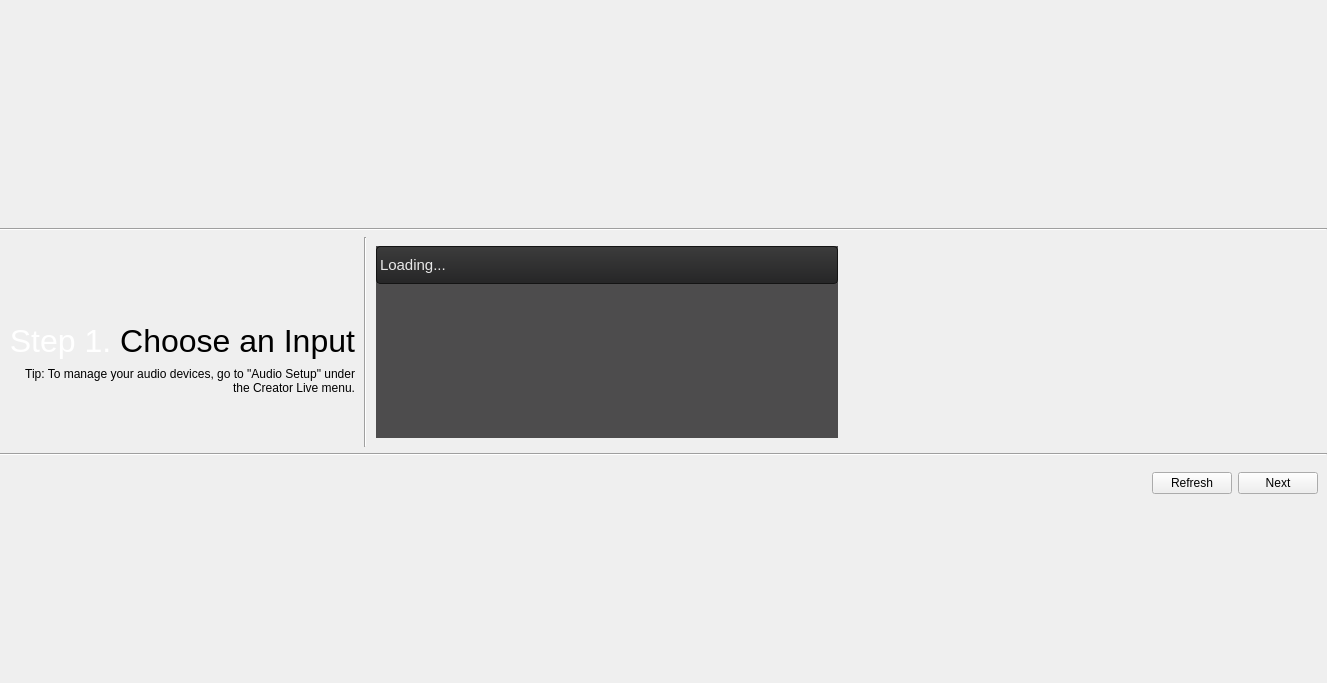
<?xml version="1.0" encoding="UTF-8"?>
<ui version="4.0">
 <class>Frame</class>
 <widget class="QFrame" name="Frame">
  <property name="geometry">
   <rect>
    <x>0</x>
    <y>0</y>
    <width>1327</width>
    <height>683</height>
   </rect>
  </property>
  <property name="minimumSize">
   <size>
    <width>0</width>
    <height>300</height>
   </size>
  </property>
  <property name="windowTitle">
   <string>Frame</string>
  </property>
  <property name="styleSheet">
   <string notr="true"/>
  </property>
  <property name="frameShape">
   <enum>QFrame::NoFrame</enum>
  </property>
  <property name="frameShadow">
   <enum>QFrame::Plain</enum>
  </property>
  <layout class="QGridLayout" name="gridLayout">
   <property name="leftMargin">
    <number>0</number>
   </property>
   <property name="rightMargin">
    <number>0</number>
   </property>
   <property name="horizontalSpacing">
    <number>0</number>
   </property>
   <item row="6" column="0" colspan="6">
    <widget class="Line" name="line">
     <property name="orientation">
      <enum>Qt::Horizontal</enum>
     </property>
    </widget>
   </item>
   <item row="5" column="0">
    <widget class="QWidget" name="Awidget" native="true">
     <layout class="QGridLayout" name="gridLayout_2">
      <item row="2" column="0">
       <widget class="QLabel" name="label_4">
        <property name="minimumSize">
         <size>
          <width>0</width>
          <height>38</height>
         </size>
        </property>
        <property name="maximumSize">
         <size>
          <width>16777215</width>
          <height>38</height>
         </size>
        </property>
        <property name="text">
         <string>&lt;html&gt;&lt;head/&gt;&lt;body&gt;&lt;p&gt;&lt;span style=&quot; font-size:24pt; color:#ffffff;&quot;&gt;Step 1. &lt;/span&gt;&lt;span style=&quot; font-size:24pt; color:#000000;&quot;&gt;Choose an Input&lt;/span&gt;&lt;/p&gt;&lt;/body&gt;&lt;/html&gt;</string>
        </property>
        <property name="alignment">
         <set>Qt::AlignRight|Qt::AlignTrailing|Qt::AlignVCenter</set>
        </property>
       </widget>
      </item>
      <item row="3" column="0">
       <widget class="QLabel" name="label_5">
        <property name="minimumSize">
         <size>
          <width>0</width>
          <height>64</height>
         </size>
        </property>
        <property name="maximumSize">
         <size>
          <width>16777215</width>
          <height>64</height>
         </size>
        </property>
        <property name="text">
         <string>Tip: To manage your audio devices, go to &quot;Audio Setup&quot; under the Creator Live menu.</string>
        </property>
        <property name="alignment">
         <set>Qt::AlignRight|Qt::AlignTop|Qt::AlignTrailing</set>
        </property>
        <property name="wordWrap">
         <bool>true</bool>
        </property>
       </widget>
      </item>
      <item row="1" column="0">
       <widget class="QLabel" name="label_2">
        <property name="minimumSize">
         <size>
          <width>0</width>
          <height>64</height>
         </size>
        </property>
        <property name="maximumSize">
         <size>
          <width>16777215</width>
          <height>64</height>
         </size>
        </property>
        <property name="text">
         <string/>
        </property>
       </widget>
      </item>
      <item row="0" column="0">
       <spacer name="verticalSpacer_3">
        <property name="orientation">
         <enum>Qt::Vertical</enum>
        </property>
        <property name="sizeHint" stdset="0">
         <size>
          <width>20</width>
          <height>0</height>
         </size>
        </property>
       </spacer>
      </item>
      <item row="4" column="0">
       <spacer name="verticalSpacer_4">
        <property name="orientation">
         <enum>Qt::Vertical</enum>
        </property>
        <property name="sizeHint" stdset="0">
         <size>
          <width>20</width>
          <height>0</height>
         </size>
        </property>
       </spacer>
      </item>
     </layout>
    </widget>
   </item>
   <item row="5" column="3">
    <widget class="QWidget" name="Bwidget" native="true">
     <property name="sizePolicy">
      <sizepolicy hsizetype="Expanding" vsizetype="Preferred">
       <horstretch>0</horstretch>
       <verstretch>0</verstretch>
      </sizepolicy>
     </property>
     <property name="minimumSize">
      <size>
       <width>0</width>
       <height>200</height>
      </size>
     </property>
     <property name="maximumSize">
      <size>
       <width>16777215</width>
       <height>500</height>
      </size>
     </property>
     <layout class="QVBoxLayout" name="verticalLayout">
      <item>
       <spacer name="verticalSpacer_5">
        <property name="orientation">
         <enum>Qt::Vertical</enum>
        </property>
        <property name="sizeHint" stdset="0">
         <size>
          <width>20</width>
          <height>0</height>
         </size>
        </property>
       </spacer>
      </item>
      <item>
       <widget class="QListWidget" name="input_combo">
        <property name="sizePolicy">
         <sizepolicy hsizetype="Expanding" vsizetype="Maximum">
          <horstretch>0</horstretch>
          <verstretch>0</verstretch>
         </sizepolicy>
        </property>
        <property name="font">
         <font>
          <pointsize>11</pointsize>
         </font>
        </property>
        <property name="styleSheet">
         <string notr="true">* {
background-color: #4d4c4d;
spacing: 0px;
font-color: black;
}

QListWidget {
   alignment: center;
   spacing: 23;
}

QListWidget::item {
   height: 36px;
   border: 1px solid #141414;
   border-radius: 4px;
   background-color: qlineargradient(x1: 0, y1: 0, x2: 0, y2: 1, stop: 0 #3c3c3c, stop: 1 #262627);
    color: #e8e8e8;
}

QListWidget::item::selected {
background-color: #5b5a5b
}


QListWidget::item::hover {
   background-color: #5b5a5b;
}</string>
        </property>
        <property name="frameShape">
         <enum>QFrame::NoFrame</enum>
        </property>
        <property name="frameShadow">
         <enum>QFrame::Plain</enum>
        </property>
        <property name="resizeMode">
         <enum>QListView::Fixed</enum>
        </property>
        <property name="spacing">
         <number>3</number>
        </property>
        <property name="selectionRectVisible">
         <bool>false</bool>
        </property>
        <item>
         <property name="text">
          <string>Loading...</string>
         </property>
        </item>
       </widget>
      </item>
      <item>
       <spacer name="verticalSpacer_6">
        <property name="orientation">
         <enum>Qt::Vertical</enum>
        </property>
        <property name="sizeHint" stdset="0">
         <size>
          <width>20</width>
          <height>0</height>
         </size>
        </property>
       </spacer>
      </item>
     </layout>
    </widget>
   </item>
   <item row="2" column="0" colspan="2">
    <spacer name="verticalSpacer_2">
     <property name="orientation">
      <enum>Qt::Vertical</enum>
     </property>
     <property name="sizeHint" stdset="0">
      <size>
       <width>20</width>
       <height>40</height>
      </size>
     </property>
    </spacer>
   </item>
   <item row="8" column="0" colspan="2">
    <spacer name="verticalSpacer">
     <property name="orientation">
      <enum>Qt::Vertical</enum>
     </property>
     <property name="sizeHint" stdset="0">
      <size>
       <width>20</width>
       <height>40</height>
      </size>
     </property>
    </spacer>
   </item>
   <item row="3" column="0" colspan="2">
    <widget class="QWidget" name="widget" native="true">
     <property name="minimumSize">
      <size>
       <width>0</width>
       <height>42</height>
      </size>
     </property>
     <property name="maximumSize">
      <size>
       <width>16777215</width>
       <height>42</height>
      </size>
     </property>
    </widget>
   </item>
   <item row="7" column="0" colspan="6">
    <widget class="QWidget" name="widget1" native="true">
     <property name="minimumSize">
      <size>
       <width>0</width>
       <height>42</height>
      </size>
     </property>
     <property name="maximumSize">
      <size>
       <width>16777215</width>
       <height>42</height>
      </size>
     </property>
     <layout class="QHBoxLayout" name="horizontalLayout_2">
      <property name="leftMargin">
       <number>3</number>
      </property>
      <item>
       <spacer name="horizontalSpacer_4">
        <property name="orientation">
         <enum>Qt::Horizontal</enum>
        </property>
        <property name="sizeHint" stdset="0">
         <size>
          <width>0</width>
          <height>20</height>
         </size>
        </property>
       </spacer>
      </item>
      <item>
       <widget class="QPushButton" name="pushButton_refresh">
        <property name="text">
         <string>Refresh</string>
        </property>
       </widget>
      </item>
      <item>
       <widget class="QPushButton" name="pushButton_create">
        <property name="text">
         <string>Next</string>
        </property>
       </widget>
      </item>
     </layout>
    </widget>
   </item>
   <item row="4" column="0" colspan="6">
    <widget class="Line" name="line_5">
     <property name="orientation">
      <enum>Qt::Horizontal</enum>
     </property>
    </widget>
   </item>
   <item row="5" column="4">
    <widget class="QWidget" name="Cwidget" native="true">
     <property name="sizePolicy">
      <sizepolicy hsizetype="Expanding" vsizetype="Preferred">
       <horstretch>0</horstretch>
       <verstretch>0</verstretch>
      </sizepolicy>
     </property>
    </widget>
   </item>
   <item row="5" column="2">
    <widget class="Line" name="line_4">
     <property name="orientation">
      <enum>Qt::Vertical</enum>
     </property>
    </widget>
   </item>
  </layout>
 </widget>
 <resources/>
 <connections/>
</ui>
